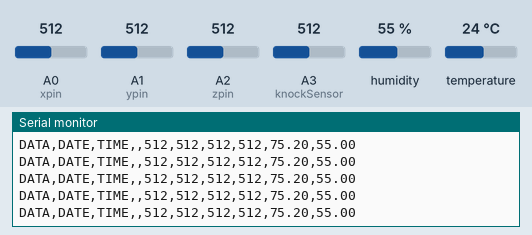
Recording of a sketch running on a simulated Arduino Uno, built with avr-gcc and run on an emulated ATmega328P. On the bench: the last lines printed to the serial monitor. The test bench sets the inputs (shaded band); at power-on: A0 (xpin) = 512, A1 (ypin) = 512, A2 (zpin) = 512, A3 (knockSensor) = 512, humidity 55 %, temperature 24 °C.

Above: at 2.9 s.
3.0 s: A0 (xpin) set to 110
At 3.6 s:
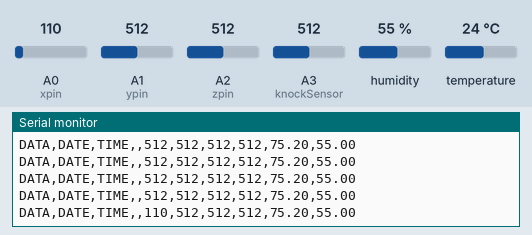
9.8 s: A0 (xpin) set to 94
At 10.3 s:
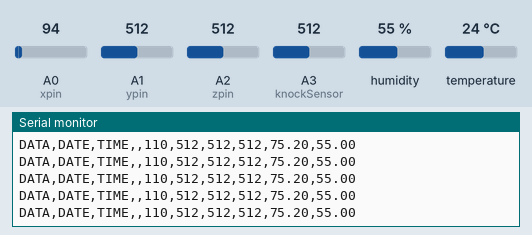
Timing chart, 0 to 12.8 s (numbered marks = the images above; inputs shaded):
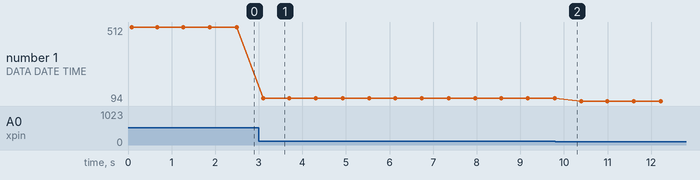

The sketch:

Machine_vibe.ino
```cpp
#include <DHT.h>

#define DHTPIN 2
#define DHTTYPE DHT11
DHT dht(DHTPIN, DHTTYPE);
float hum;
float temp;


int groundpin;
int powerpin;
const int xpin = A0;
const int ypin = A1;
const int zpin = A2;
int sensorReading = 0;
int ledState = LOW;

const int knockSensor = A3;
const int threshold = 100;

const String XREADING = "X: ";
const String YREADING = "Y: ";
const String ZREADING = "Z: ";
const String TAB = "\t";
float converted = 0.00;

void setup()
{

    Serial.begin(9600);
     Serial.println("CLEARSHEET");
      //Serial.println("LABEL,Date,Time,XREADING,YREADING,ZREADING,sensorReading,temp,hum");

    pinMode(groundpin, OUTPUT);
    pinMode(powerpin, OUTPUT);
    digitalWrite(groundpin, LOW);
    digitalWrite(powerpin, HIGH);
    dht.begin();
     Serial.println("LABEL,Date,Time,blank,XREADING,YREADING,ZREADING,sensorReading,temp,hum");
}

void loop()
{
 // Serial.println();
      sensorReading = analogRead(knockSensor);
  //if (sensorReading >= threshold) {

    //Serial.println("Vibe!");
    //Serial.println(sensorReading);
    //Serial.print(XREADING + analogRead(xpin) + TAB);
    //Serial.print(YREADING + analogRead(ypin) + TAB);
    //Serial.print(ZREADING + analogRead(zpin));
    //Serial.println();
    hum = dht.readHumidity();
   temp= dht.readTemperature();
//
//   // Serial.print("Celsius = ");
//    //Serial.print(temp);
//
//    Serial.write(176);
//    //Serial.println("C");
//
    converted = ( temp * 1.8 ) + 32;
//    //Serial.print("Fahrenheit = ");
//    //Serial.print(converted);
//
//      Serial.write(176);
//    //Serial.println("F");
//
//    //Serial.print("Humidity =");
//    //Serial.println(hum);
//
    Serial.print("DATA,DATE,TIME,");
    Serial.print(",");
    Serial.print(analogRead(xpin));
    Serial.print(",");
    Serial.print(analogRead(ypin));
    Serial.print(",");
    Serial.print(analogRead(zpin));
    Serial.print(",");
    Serial.print(sensorReading);
   Serial.print(",");
   Serial.print(converted);
    Serial.print(",");
   Serial.print(hum);
   Serial.println("\n");
    delay(600);


}
```

Measured:
- after the input at 3.0 s, the serial monitor: prints a new line after 0.10 s (image 1)
- plotted number 1: 512 → 110 after the input at 3.0 s, 110 → 94 after the input at 9.8 s
